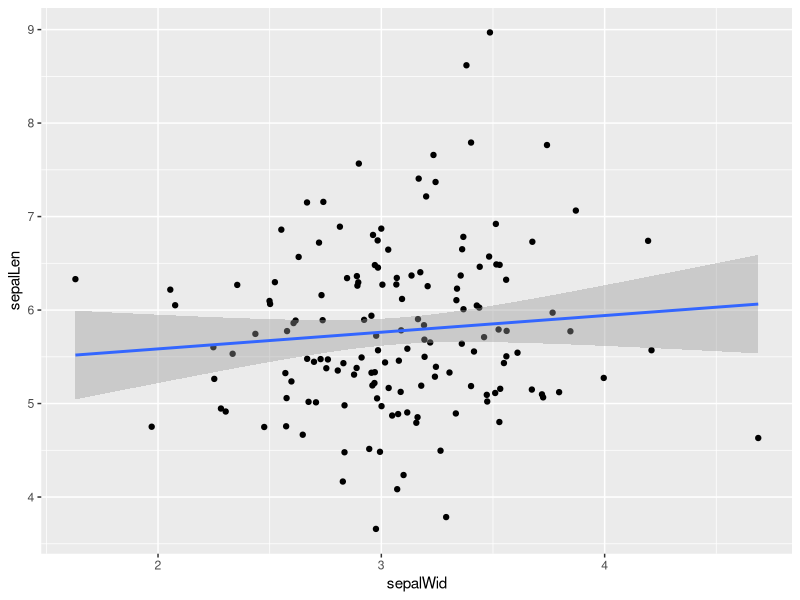
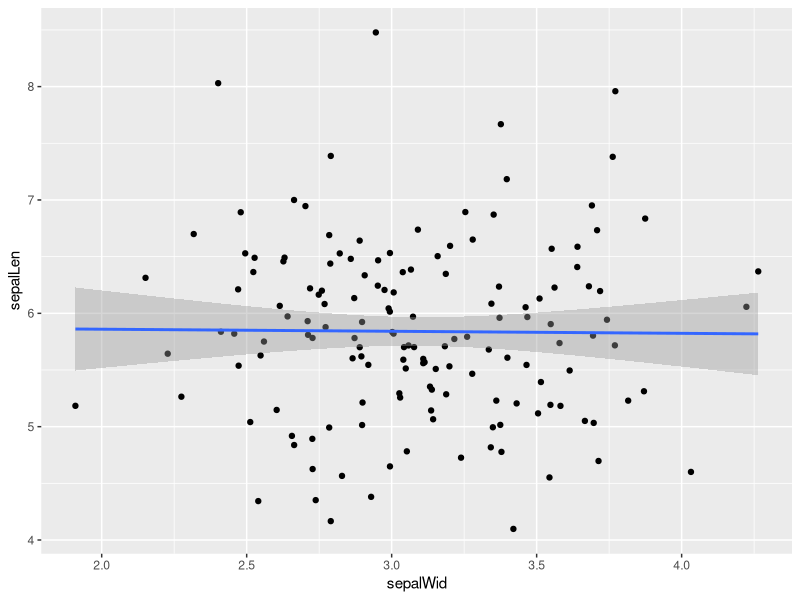
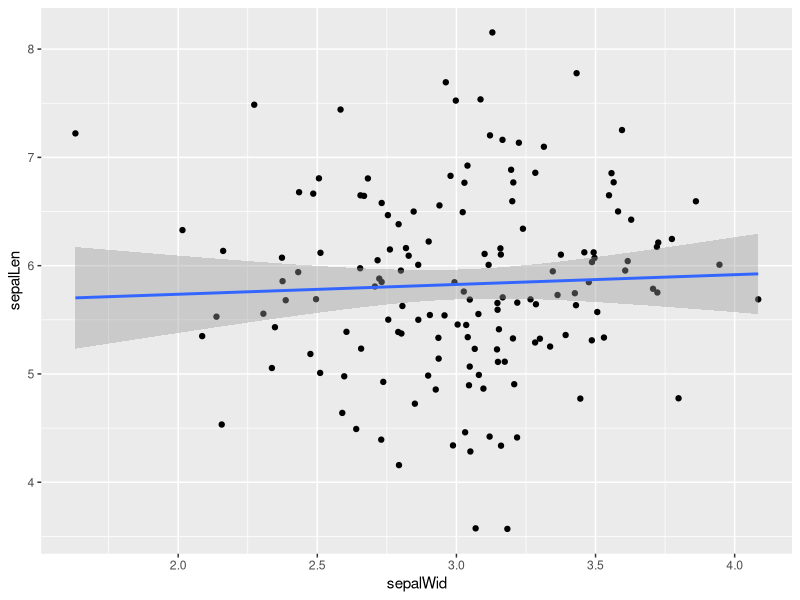

Write R code to recreate these figures, in order.
## ---- chunk 1
knitr::opts_chunk$set(echo = TRUE)
## ---- chunk 2
## Preliminaries
# All functions must be declared first before they are used
library(ggplot2)

###################
# Function:dataCreate
# creation of values for specific variables using a normal distribution with mean and standard deviation
# input: means and, n values, and sd
# output: the generated cq values
#--------------------------
dataCreate <- function(mean1=5.84, mean2=3.05, n1=150, n2=150, sd1=.8253, sd2=.4344){
  mydf <- data.frame(sepalLen=rnorm(mean=mean1, n=n1, sd=sd1), sepalWid= rnorm(mean=mean2, n=n2, sd=sd2))
  return(mydf)
}
## create a temporary variable to store the function
myDF1 <- dataCreate()

####################
###################
# Function:myReg
# formation of linear regression based off of values created in data create
# input: data points from dataCreate
# output: p values for slope and for the independent variable
#--------------------------
myReg <- function(data=myDF1){
  lreg<- lm(sepalLen~sepalWid, data=data)
  return(lreg)
 
}
## create a temporary variable to store the function
lregr1 <- myReg()

####################
###################
# Function:dataSummary
# a summary table of results from the linear regression
# input: linear regression
# output: table of results
dataSummary <- function(data=lregr1){
  results <-print(summary(lregr1)$coefficients)
  return(results)
}
dataResults<- dataSummary()
###################
# Function:myGraph
# a ggplot2 graph of the linear regression model from myReg 
# input: data, il 13 and il33 cq values
# output: visualized graph
#--------------------------
myGraph <- function(data=lregr1){
  regPlot <- ggplot( data=data, mapping=aes(x=sepalWid, y=sepalLen))+
    geom_point()+
    stat_smooth(method=lm)
  
  return(regPlot)
}
plot1 <-myGraph()

####################


# Body of code
myDF1
lregr1
dataResults
plot1
## ---- chunk 3
## Preliminaries
# All functions must be declared first before they are used
library(ggplot2)

###################
# Function:dataCreateNorm
# creation of values for specific variables using a normal distribution with mean and standard deviation
# input: means and, n values, and sd
# output: the generated cq values
#--------------------------
dataCreateNorm <- function(mean1=5.84, mean2=3.05, n1=150, n2=150, sd1=.8253, sd2=.4344){
  mydf <- data.frame(sepalLen=rnorm(mean=mean1, n=n1, sd=sd1), sepalWid= rnorm(mean=mean2, n=n2, sd=sd2))
  return(mydf)
}
## create a temporary variable to store the function
myDF1 <- dataCreateNorm()

####################

# Function:dataCreateGamma
# creation of values for specific variables using a gamma distribution with shape and rate
# input: n values, shape, and rate
# output: the generated  values
#--------------------------
dataCreateGamma <- function( n1=150, n2=150, rate1=8.52, rate2=16.1, shape1=49.8, shape2=49.2){
  mydf <- data.frame(sepalLen=rgamma( n=n1, rate=rate1, shape=shape1), sepalWid= rgamma(n=n2, rate=rate2, shape=shape2))
  return(mydf)
}
## create a temporary variable to store the function
myDF2 <- dataCreateGamma()
###################
# Function:myReg
# formation of linear regression based off of values created in data create
# input: data points from dataCreate
# output: p values for slope and for the independent variable
#--------------------------
myReg <- function(data=myDF1){
  lreg<- lm(sepalLen~sepalWid, data=data)
  return(lreg)
 
}
## create a temporary variable to store the function
lregr1 <- myReg()
lregr2 <- myReg(data=myDF2)
#lregr3 <- myReg(myDF3)
####################
###################
# Function:dataSummary
# a summary table of results from the linear regression
# input: linear regression
# output: table of results
dataSummary <- function(data=lregr1){
  results <-print(summary(lregr1)$coefficients)
  return(results)
}
dataResults1<- dataSummary()
dataResults2<- dataSummary(data=lregr2)
###################
# Function:myGraph
# a ggplot2 graph of the linear regression model from myReg 
# input: data, il 13 and il33 cq values
# output: visualized graph
#--------------------------
myGraph <- function(data=lregr1){
  regPlot <- ggplot( data=data, mapping=aes(x=sepalWid, y=sepalLen))+
    geom_point()+
    stat_smooth(method=lm)
  
  return(regPlot)
}
plot1 <-myGraph()
plot2 <-myGraph(data=lregr2)
####################


# Body of code
#myDF1
#myDF2
#lregr1
#lregr2
dataResults1
dataResults2
plot1
plot2
